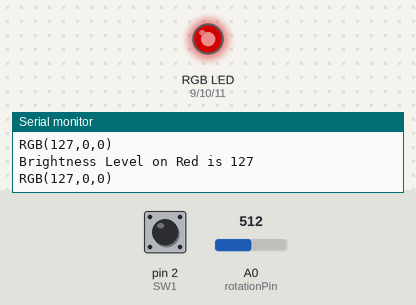
The sketch below on a simulated Arduino Uno, built with avr-gcc and run on an emulated ATmega328P. Parts: an RGB LED mixed from three pins (HIGH = lit), the last lines printed to the serial monitor. The inputs (shaded band) are chosen by the test bench; at power-on: pin 2 (SW1) HIGH, A0 (rotationPin) = 512. Dim RGB values are drawn brighter than linear.

Above: at 1.2 s.
1.3 s: pin 2 (SW1) pulled LOW for 0.3 s
At 2.5 s:
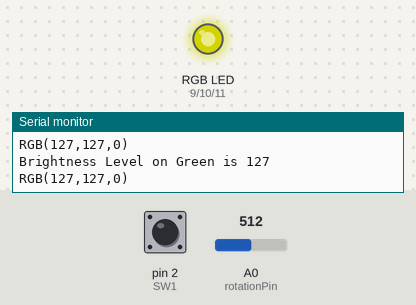
3.1 s: A0 (rotationPin) set to 122
At 3.5 s:
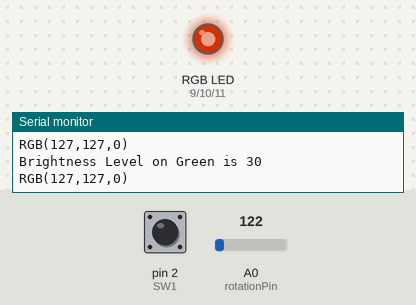
4.7 s: pin 2 (SW1) pulled LOW for 1 s
At 5.7 s:
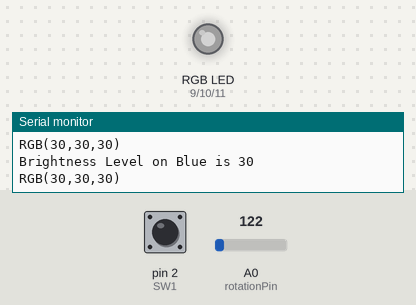
7.2 s: A0 (rotationPin) set to 0
At 8.3 s:
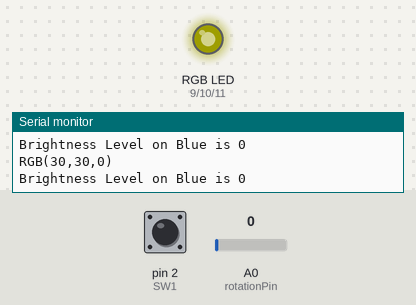
8.7 s: pin 2 (SW1) pulled LOW for 0.3 s
At 9.7 s:
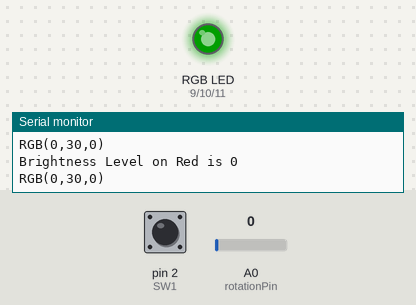
10.5 s: A0 (rotationPin) set to 716
At 11.8 s:
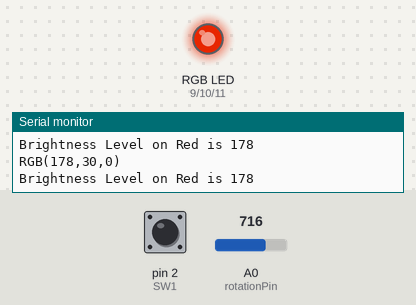
Timing chart, 0 to 13.0 s (numbered marks = the images above; inputs shaded):
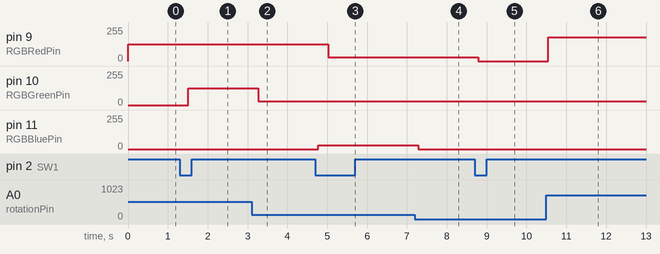

The sketch:

Lab007L4.ino
```cpp
/*
 Name:		Lab007L4.ino
 Created:	6/6/2018 5:42:51 PM
 Author:	chris
*/

int SW1 = 2;    //The SW1 button is connect to pin 2 of the Arduino.

int RGBRedPin = 9;    //The red RGB LED is connected pin 9 of the Arduino.
int RGBGreenPin = 10; //The green RGB LED is connected pin 10 of the Arduino.
int RGBBluePin = 11;  //The blue RGB LED is connected pin 11 of the Arduino.
int rotationPin = A0; //Rotation pin

int data = 0;
int mode = 0;
int lightArray[] = { RGBRedPin, RGBGreenPin, RGBBluePin };
int numLights = sizeof(lightArray) / sizeof(lightArray[0]);
String lightNameArray[] = { "Red", "Green", "Blue" };
int lightValuesArray[] = { 0, 0, 0 };

// the setup function runs once when you press reset or power the board
void setup() {
	Serial.begin(9600); //This will enable the Arduino to send data to the Serial monitor.

	for (int i = 0; i < numLights; i++) {
		pinMode(lightArray[i], OUTPUT);  //Setup RGB LED pins as an output pin.
	}

	pinMode(SW1, INPUT);
}

// the loop function runs over and over again until power down or reset
void loop() {
	if (digitalRead(SW1) == LOW) {

		mode++;
		if (mode >= numLights) {
			mode = 0;
		}
	}

	data = Read();
	lightValuesArray[mode] = data;
	analogWrite(lightArray[mode], data);
	delay(250);
}

int Read() {
	int rawdata = analogRead(rotationPin);// / 4;  //Read the value from the light sensor and store it in the lightData variable.
	int value = map(rawdata, 0, 1023, 0, 255);
	Serial.print("Brightness Level on ");
	Serial.print(lightNameArray[mode]);
	Serial.print(" is ");
	Serial.println(value);  //Print the data to the serial port.
	OutputRGB();
	Serial.println("");  //Print the data to the serial port.
	return(value);
}

void OutputRGB() {
	Serial.print("RGB(");
	for (int i = 0; i < numLights; i++) {
		Serial.print(lightValuesArray[i], OUTPUT);  //Setup RGB LED pins as an output pin.
		if(i < numLights - 1)
			Serial.print(",");
	}
	Serial.print(")");
}
```

Measured:
- after the input at 1.3 s, pin 10 (RGBGreenPin): 0/255 → 127/255 after 0.21 s
- after the input at 3.1 s, pin 10 (RGBGreenPin): 127/255 → 30/255 after 0.16 s
- after the input at 4.7 s, pin 9 (RGBRedPin): 127/255 → 30/255 after 0.32 s; pin 11 (RGBBluePin): 0/255 → 30/255 after 0.07 s
- after the input at 7.2 s, pin 11 (RGBBluePin): 30/255 → 0/255 after 0.08 s
- after the input at 8.7 s, pin 9 (RGBRedPin): 30/255 → 0/255 after 0.08 s
- after the input at 10.5 s, pin 9 (RGBRedPin): 0/255 → 178/255 at once
